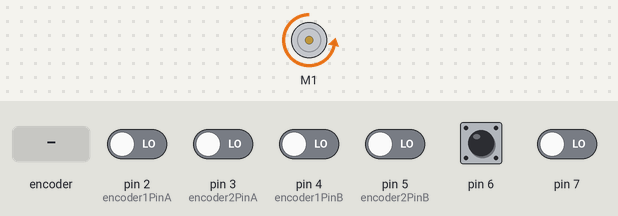
The sketch below on a simulated Arduino Uno, built with avr-gcc and run on an emulated ATmega328P. On the bench: DC motor (green arrow = forward, orange = backward, longer = faster). The inputs (shaded band) are chosen by the test bench; at power-on: pin 6 HIGH, pin 2 (encoder1PinA), pin 3 (encoder2PinA), pin 4 (encoder1PinB), pin 5 (encoder2PinB), pin 7 LOW. Random numbers use the default seed unless the sketch sets one; what the sketch prints to the serial monitor is not drawn.

Above: at 0.01 s.
At 1.3 s:
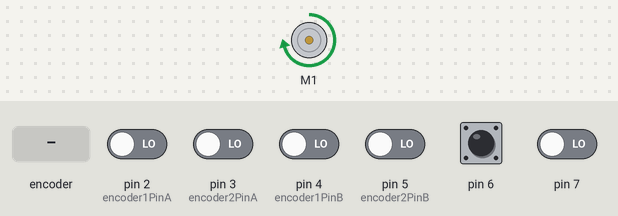
1.4 s: rotary encoder on pin 2 (encoder1PinA) / pin 4 (encoder1PinB) turned 1 step (first pin leading)
Timing chart, 0 to 4.4 s (numbered marks = the images above; inputs shaded):
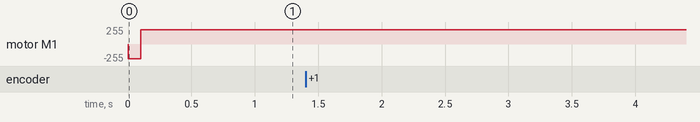

Measured:
- after the input at 1.4 s, every drawn part: stays the same

The sketch:

something.ino
```cpp
#include <Wire.h>
#include <Adafruit_MotorShield.h>
#include "utility/Adafruit_PWMServoDriver.h"

#define frontstop = 100            // Right most encoder boundary
#define backstop = 3600            // Left most encoder boundary


// Create the motor shield object with the default I2C address
Adafruit_MotorShield AFMS = Adafruit_MotorShield();

// Select which 'port' M1, M2, M3 or M4. In this case, M1
Adafruit_DCMotor *myMotor = AFMS.getMotor(1);


const int encoder1PinA = 2;        // X-AXIS  encoder 1 on pins 2 and 4
const int encoder1PinB = 4;
volatile int encoder1Pos = 0;

const int encoder2PinA = 3;        // Y-AXIS  encoder 2 on pins 3 and 5
const int encoder2PinB = 5;
volatile int encoder2Pos = 0;

boolean CarriageDir = 0;           // Carriage Direction '0' is Right to left
byte spd = 220;                    // Carriage speed from 0-255
int newpos = 0;                    // Taget position for carriage
int posrchd = 1;                   // Flag for target reached

int Pos1, Pos2;


void setup() {
  Serial.begin(115200);
  Serial.println("Linear Encoder Test  04-29-2014");

  AFMS.begin();  // Set up Motors

  myMotor->run(BACKWARD);        // Bring carriage to home position.
  myMotor->setSpeed(spd);
  delay(100);
  myMotor->run(FORWARD);        // Bring carriage to home position.
  myMotor->setSpeed(0);

  attachInterrupt(0, doEncoder1, CHANGE);  // encoder pin on interrupt 0 (pin 2)
  // attachInterrupt(1, doEncoder2, CHANGE);  // encoder pin on interrupt 1 (pin 3)

  randomSeed(analogRead(0));
}

void loop() {
static int oldPos1, oldPos2;
uint8_t oldSREG = SREG;

uint8_t i;

  cli();
  Pos1 = encoder1Pos;
  Pos2 = encoder2Pos;
  SREG = oldSREG;

  if(Pos1 != oldPos1){
     Serial.print("Encoder 1=");
     Serial.println(Pos1,DEC);
     oldPos1 = Pos1;
  }
  if(Pos2 != oldPos2){
     Serial.print("Encoder 2=");
     Serial.println(Pos2,DEC);
     oldPos2 = Pos2;
  }


  //sweep_carriage();

  if(posrchd) {                           // If target has been reached clear flag, and get new target
    newpos =  random(200,3500);
    posrchd = 0;
  }

  posrchd = go_to_target(newpos);

}


/***************************************************************************************
The following code was taken from   http://forum.arduino.cc/index.php?topic=41615.20;wap2
to utilize the fast port based encoder logic.  Thank you Lefty!
please go there for a full explanation of how this works.  I have truncated the comments
here for brevity.
***************************************************************************************/
void doEncoder1() {                                  // ************** X- AXIS ****************
    if (PIND & 0x04) {                              // test for a low-to-high interrupt on channel A,
        if ( !(PIND & 0x10)) {                      // check channel B for which way encoder turned,
           encoder1Pos = ++encoder1Pos;               // CW rotation
           PORTD = PIND | 0x40;                     // set direction output pin to 1 = forward,
          }
        else {
           encoder1Pos = --encoder1Pos;               // CCW rotation
           PORTD =PIND & 0xBF;                      // Set direction output pin to 0 = reverse,
          }
    }
    else {                                          // it was a high-to-low interrupt on channel A
        if (PIND & 0x10) {                          // check channel B for which way encoder turned,
           encoder1Pos = ++encoder1Pos;               // CW rotation
           PORTD = PIND | 0x40;                     // Set direction output pin to 1 = forward,
           }
        else {
           encoder1Pos = --encoder1Pos;               // CCW rotation
           PORTD =PIND & 0xBF;                      // Set direction output pin to 0 = reverse,
           }
         }
    PORTD = PIND | 0x80;                            //  digitalWrite(encoderstep, HIGH);   generate step pulse high
    PORTD = PIND | 0x80;                            //  digitalWrite(encoderstep, HIGH);   add a small delay
    PORTD = PIND & 0x7F;                            //  digitalWrite(encoderstep, LOW);    reset step pulse
}                                                   // End of interrupt code for encoder #1

void doEncoder2(){                                  // ************** X- AXIS ****************
  if (PIND & 0x08) {                                // test for a low-to-high interrupt on channel A,
     if (!(PIND & 0x20)) {                          // check channel B for which way encoder turned,
      encoder2Pos = ++encoder2Pos;                  // CW rotation
      PORTB = PINB | 0x01;                          // Set direction output pin to 1 = forward,
     }
     else {
      encoder2Pos = --encoder2Pos;                  // CCW rotation
      PORTD =PIND & 0xFE;                           // Set direction output pin to 0 = reverse,
     }
  }
  else {                                            // it was a high-to-low interrupt on channel A
     if (PIND & 0x20) {                             // check channel B for which way encoder turned,
      encoder2Pos = ++encoder2Pos;                  // CW rotation
      PORTB = PINB | 0x01;                          // Set direction output pin to 1 = forward,
      }
     else {
      encoder2Pos = --encoder2Pos;                  // CCW rotation
      PORTB =PINB & 0xFE;                           // Set direction output pin to 0 = reverse,
     }
  }
  PORTB = PINB | 0x02;                              // digitalWrite(encoder2step, HIGH);   generate step pulse high
  PORTB = PINB | 0x02;                              // digitalWrite(encoder2step, HIGH);   used to add a small delay
  PORTB = PINB & 0xFD;                              // digitalWrite(encoder2step, LOW);    reset step pulse
}                                                   // End of interrupt code for encoder #2


/***************************************************************************************
go_to_target() determines the distance and direction from current position to target
position, then maps speed to decellerate close to the target so as not to overshoot.
***************************************************************************************/


int go_to_target(int target)
{
  int temp = 0;
  int delta = abs(Pos1-target);                   // Distance to target
  spd = map(delta,3600,0,255,150);                // Decellerate as you get closer
  if(target < 3600 && target > 100) {
     if(Pos1 < target) {
       myMotor->run(FORWARD);
       myMotor->setSpeed(spd);
       temp = 0;
     } else if(Pos1 > target) {
       myMotor->run(BACKWARD);
       myMotor->setSpeed(spd);
       temp = 0;
     }  else temp =1;
  }
  return temp;
}


/***************************************************************************************
sweep_carriage() is just a test routine to track back and forth testing overshoot.
I will likely remove it soon.
***************************************************************************************/

void sweep_carriage()
{
    if(CarriageDir == 0) {              // Carriage Moving Right to Left
    if (Pos1 < 3600) {
      myMotor->run(FORWARD);
      if (Pos1 > 3400) {
       myMotor->setSpeed(spd-80);
      } else myMotor->setSpeed(spd);
    } else {
      myMotor->setSpeed(0);
      CarriageDir = !CarriageDir;
    }
  } else {                              // Carriage Moving Left to Right
    if (Pos1 > 100) {
      myMotor->run(BACKWARD);
      if (Pos1 < 300) {
       myMotor->setSpeed(spd-80);
      } else myMotor->setSpeed(spd);
     } else {
      myMotor->setSpeed(0);
      CarriageDir = !CarriageDir;
    }
  }
}
```
